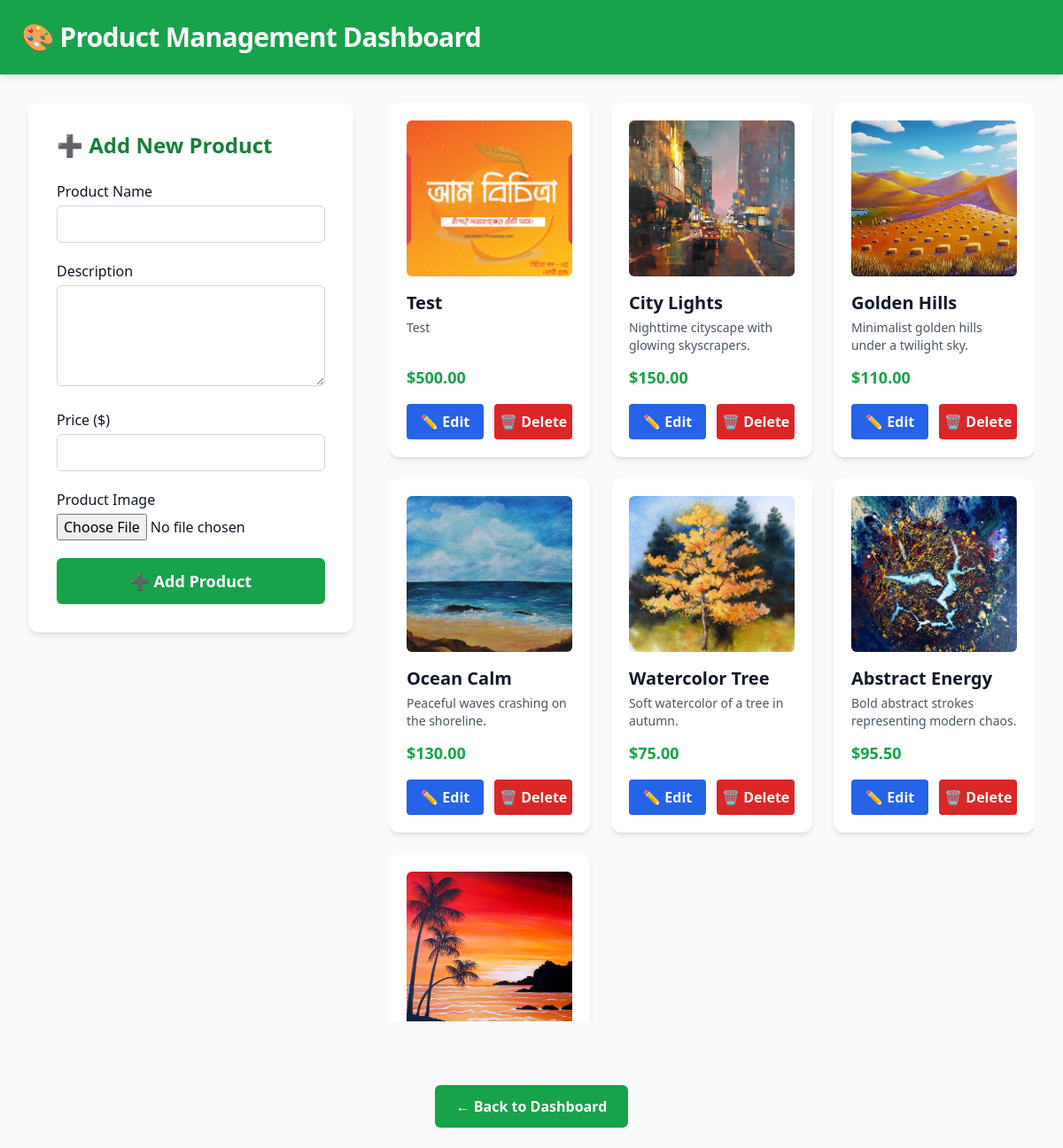
The app's page /admin/admin_products.php with its own data.
### tables this page shows
CREATE TABLE `products` (
  `id` int(11) NOT NULL,
  `name` varchar(100) NOT NULL,
  `description` text NOT NULL,
  `price` decimal(10,2) NOT NULL,
  `image` varchar(255) NOT NULL
);

### admin/admin_products.php (the view, shortened to what this page needs)
<?php
require '../db.php';
$stmt = $pdo->query("SELECT * FROM products ORDER BY id DESC");
$products = $stmt->fetchAll();
?>
<!DOCTYPE html>
<html lang="en" class="scroll-smooth" >
<head>
  <script src="https://cdn.tailwindcss.com"></script>
</head>
<body class="bg-gray-50 text-gray-900 font-sans min-h-screen flex flex-col">
  <header class="bg-green-600 text-white p-6 shadow-md sticky top-0 z-10">
    <h1 class="text-3xl font-extrabold tracking-tight">🎨 Product Management Dashboard</h1>
  </header>
  <main class="flex flex-1 max-w-7xl mx-auto p-8 gap-10 flex-col md:flex-row">
    <section class="md:w-1/3 bg-white rounded-xl shadow-md p-8 sticky top-24 self-start h-fit">
      <h2 class="text-2xl font-bold mb-6 text-green-700">➕ Add New Product</h2>
      <form method="POST" enctype="multipart/form-data" class="space-y-5" novalidate>
        <div>
          <label for="name" class="block mb-1 font-medium">Product Name</label>
          <input id="name" type="text" name="name" required
            class="w-full px-4 py-2 border border-gray-300 rounded-md focus:outline-none focus:ring-2 focus:ring-green-500" />
        </div>
        <div>
          <label for="description" class="block mb-1 font-medium">Description</label>
          <textarea id="description" name="description" rows="4" required
            class="w-full px-4 py-2 border border-gray-300 rounded-md focus:outline-none focus:ring-2 focus:ring-green-500"></textarea>
        </div>
        <div>
          <label for="price" class="block mb-1 font-medium">Price ($)</label>
          <input id="price" type="number" step="0.01" min="0" name="price" required
            class="w-full px-4 py-2 border border-gray-300 rounded-md focus:outline-none focus:ring-2 focus:ring-green-500" />
        </div>
        <div>
          <label for="image" class="block mb-1 font-medium">Product Image</label>
          <input id="image" type="file" name="image" accept="image/*" required
            class="w-full" />
        </div>
        <button type="submit"
          class="w-full bg-green-600 hover:bg-green-700 transition text-white py-3 rounded-md font-semibold text-lg">
          ➕ Add Product
        </button>
      </form>
    </section>
    <section class="md:w-2/3 overflow-auto product-list max-h-[80vh]">
      <div class="grid grid-cols-1 sm:grid-cols-2 lg:grid-cols-3 gap-6">
        <?php foreach ($products as $product): ?>
          <div class="card bg-white rounded-xl shadow-md p-5 transition-smooth flex flex-col">
            <img
              src="../../images/<?= htmlspecialchars($product['image']) ?>"
              alt="<?= htmlspecialchars($product['name']) ?>"
              class="w-full h-44 object-cover rounded-md mb-4"
              loading="lazy"
            />
            <h3 class="text-xl font-semibold text-gray-900 mb-1 truncate"><?= htmlspecialchars($product['name']) ?></h3>
            <p class="text-gray-600 text-sm flex-1 mb-3"><?= htmlspecialchars($product['description']) ?></p>
            <p class="text-green-600 font-bold text-lg mb-4">$<?= number_format($product['price'], 2) ?></p>
            <div class="flex gap-3">
              <a href="edit_product.php?id=<?= $product['id'] ?>"
                class="flex-1 text-center bg-blue-600 hover:bg-blue-700 text-white py-2 rounded transition font-semibold">
                ✏️ Edit
              </a>
              <a href="delete_product.php?id=<?= $product['id'] ?>"
                onclick="return confirm('Are you sure you want to delete this product?')"
                class="flex-1 text-center bg-red-600 hover:bg-red-700 text-white py-2 rounded transition font-semibold">
                🗑️ Delete
              </a>
            </div>
          </div>
        <?php endforeach; ?>
      </div>
    </section>
  </main>
<div class="m-10 flex justify-center">
  <a href="dashboard.php" class="inline-block bg-green-600 text-white px-6 py-3 rounded-md hover:bg-green-700 transition font-semibold">
    ← Back to Dashboard
  </a>
</div>
</body>
</html>

### admin/admin_products.php (style rules this page uses)
.transition-smooth { transition: all 0.3s ease-in-out; }

### records on screen
products: image (picture), name "Test", description "Test", price "500.00"
products: image (picture), name "City Lights", description "Nighttime cityscape with glowing skyscrapers.", price "150.00"
products: image (picture), name "Golden Hills", description "Minimalist golden hills under a twilight sky.", price "110.00"
products: image (picture), name "Ocean Calm", description "Peaceful waves crashing on the shoreline.", price "130.00"
products: image (picture), name "Watercolor Tree", description "Soft watercolor of a tree in autumn.", price "75.00"
products: image (picture), name "Abstract Energy", description "Bold abstract strokes representing modern chaos.", price "95.50"
products: image (picture)
